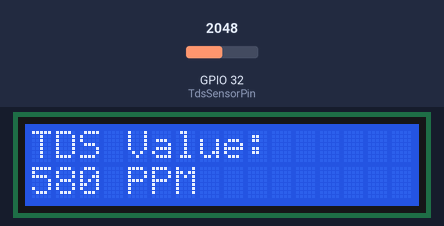
Simulated run of this sketch. Board: ESP32. Shown: 16×2 character LCD. The inputs (shaded band) are chosen by the test bench; at power-on: GPIO 32 (TdsSensorPin) = 2048. What the sketch prints to the serial monitor is not drawn.

Above: at 1.2 s.
1.3 s: GPIO 32 (TdsSensorPin) set to 2866
At 2.8 s:
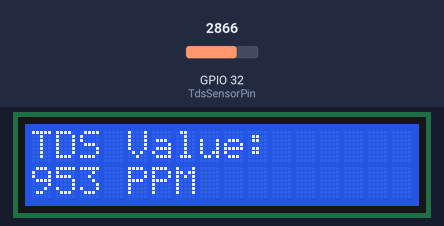
5.4 s: GPIO 32 (TdsSensorPin) set to 3603
At 6.8 s:
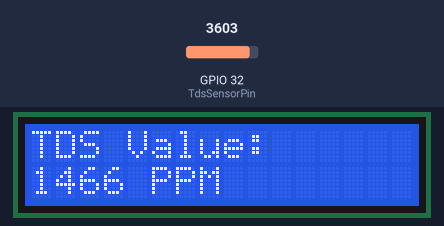
8.5 s: GPIO 32 (TdsSensorPin) set to 4095
At 9.9 s:
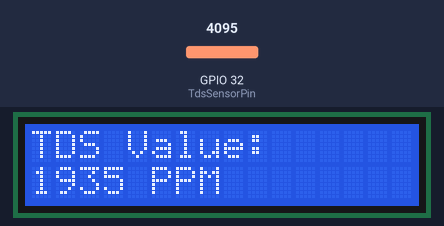
Timing chart, 0 to 11.5 s (numbered marks = the images above; inputs shaded):
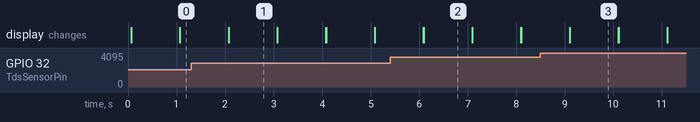

Measured:
- after the input at 1.3 s, the display: first differs from a run without the input after 0.77 s (image 1)
- after the input at 5.4 s, the display: first differs from a run without the input after 0.69 s (image 2)
- after the input at 8.5 s, the display: first differs from a run without the input after 0.61 s (image 3)
- what the display in image 1 shows lasts 1.0 s, from 2.1 s to 3.1 s

The sketch:

filter-code-esp32.ino
```cpp
#include <EEPROM.h>
#include "GravityTDS.h"
#include <LiquidCrystal.h>

LiquidCrystal lcd(22,21,5,18,23,19);

#define TdsSensorPin 32
GravityTDS gravityTds;

float temperature = 25,tdsValue = 0;

void setup()
{
    Serial.begin(115200);
    lcd.begin(16,2);
    gravityTds.setPin(TdsSensorPin);
    gravityTds.setAref(3.0);  //reference voltage on ADC, default 5.0V on Arduino UNO
    gravityTds.setAdcRange(4096);  //1024 for 10bit ADC;4096 for 12bit ADC
    gravityTds.begin();  //initialization
}

void loop()
{
    //temperature = readTemperature();  //add your temperature sensor and read it
    gravityTds.setTemperature(temperature);  // set the temperature and execute temperature compensation
    gravityTds.update();  //sample and calculate
    tdsValue = gravityTds.getTdsValue();  // then get the value
    Serial.print(tdsValue,0);
    Serial.println("ppm");
    lcd.setCursor(0, 0);
    lcd.print("TDS Value:");
    lcd.setCursor(0, 1);
    lcd.print(tdsValue,0);
    lcd.print(" PPM");
    delay(1000);
    lcd.clear();
}
```
